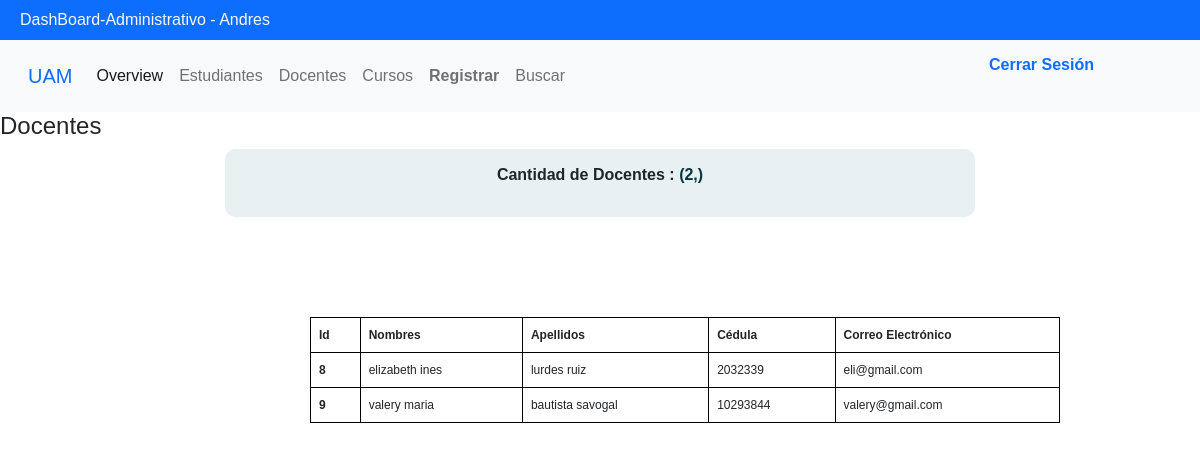
/DashBoard-Administrativo/docentes (signed in), run on the app's committed database.
### tables this page shows
CREATE TABLE Usuarios (idUsuario INTEGER PRIMARY KEY AUTOINCREMENT UNIQUE, codUsuario VARCHAR (10) UNIQUE NOT NULL, primerNombre TEXT (11) NOT NULL, segundoNombre TEXT (11) NOT NULL, primerApellido TEXT (12) NOT NULL, segundoApellido TEXT (12) NOT NULL, email TEXT NOT NULL, clave VARCHAR (15) NOT NULL, idTipoUsuario INT REFERENCES Tipo_Usuarios (idTipoUsuario) NOT NULL);

### app.py (the view)
@app.route('/DashBoard-Administrativo/docentes',methods=['GET','POST'])
def docentes():
    cantDoc = usersControllers.cantUsers1()
    users = usersControllers.getUsers1()
    data = {
        "cant": cantDoc,
        "users": users
    }
    return render_template('docentes.html',docente=data)

### db.py (called while the page is built)
def get_db():
    try:
        g.db = sqlite3.connect("baseDeDatos.db")
        return g.db
    except Error:
        print(Error)

### usersControllers.py (called while the page is built)
def getUsers1():
    connect = get_db()
    cursor = connect.cursor()
    sql = " SELECT idUsuario, primerNombre, segundoNombre, primerApellido, segundoApellido, codUsuario, email FROM Usuarios WHERE idTipoUsuario = 2"
    cursor.execute(sql)
    users = cursor.fetchall()
    return users

def cantUsers1():
    connect = get_db()
    cursor = connect.cursor()
    sql = " SELECT COUNT(*) FROM Usuarios WHERE idTipoUsuario = 2; "
    cursor.execute(sql)
    users = cursor.fetchone()
    return users

### templates/docentes.html
{% extends "base.html" %}
{% block contenido %}
<head>
    <link rel="stylesheet" href="{{  url_for('static',  filename='css/styleTabs.css')  }}">
</head>
<header>
    <h4>Docentes</h4>
</header>
    <div id='contador'>
    <p>
        <b>    Cantidad de Docentes : <span style="color:#053742;text-decoration:none">{{ docente["cant"] }}</span> </b><br>
    </p>
    </div>
    <table class="table table-bordered">
        <thead>
          <tr>
            <th scope="col">Id</th>
            <th scope="col">Nombres</th>
            <th scope="col">Apellidos</th>
            <th scope="col">Cédula</th>
            <th scope="col">Correo Electrónico</th>
          </tr>
        </thead>
        <tbody>
          {% for usuario in docente.users %}
          <tr>
            <th scope="row">{{ usuario[0] }}</th>
            <td>{{ usuario[1] }} {{ usuario[2] }}</td>
            <td>{{ usuario[3] }} {{ usuario[4] }}</td>
            <td>{{ usuario[5] }}</td>
            <td>{{ usuario[6] }}</td>
          </tr>
        {% endfor %}
        </tbody>
      </table>
    {% endblock %}

### static/css/styleBase.css (style rules this page uses)
* { margin: 0; padding: 0; text-decoration: none; font-family: Verdana, Geneva, Tahoma, sans-serif; }
body { overflow: auto; }

### static/css/styleTabs.css (style rules this page uses)
* { margin: 0; padding: 0; -webkit-box-sizing: border-box; -moz-box-sizing: border-box; box-sizing: border-box; font-family: verdana, arial, helvetica; }
#contador { width: 750px; text-align: center; background-color:#E8F0F2; padding: 14px ; border-radius:10px; margin:auto; display: block ; }
.table { margin-top:100px; margin-left: 310px; width: 750px; border: 1px solid black; display:table; font-size: 12px; padding: 46px; }

### data on the page
Usuarios: idUsuario "8", primerNombre "elizabeth", segundoNombre "ines", primerApellido "lurdes", segundoApellido "ruiz", codUsuario "2032339", email "eli@gmail.com"
Usuarios: idUsuario "9", primerNombre "valery", segundoNombre "maria", primerApellido "bautista", segundoApellido "savogal", codUsuario "10293844", email "valery@gmail.com"

### other printed values
{{ session.nombre }} "Andres"
{{ docente["cant"] }} "(2,)"
